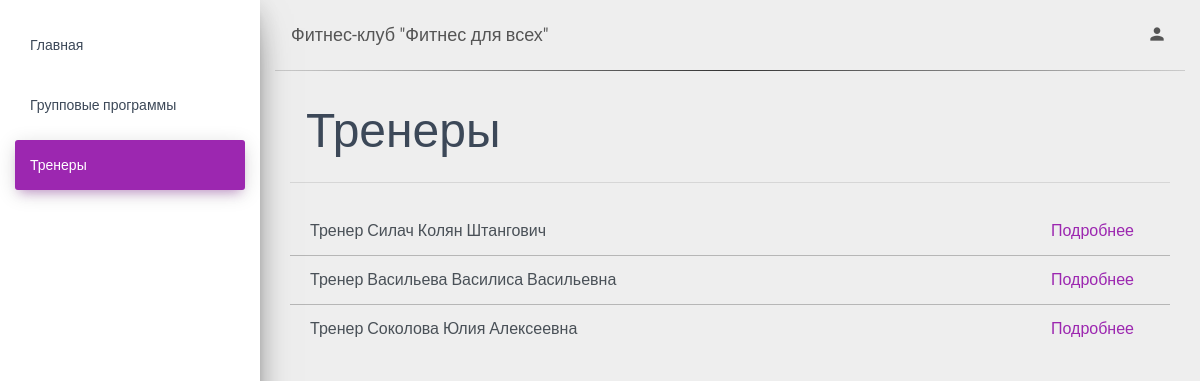
Screenshot of /trainers/ with the database file from the repository.
### apps/common/models.py (models this page shows, shortened)
class Trainer(models.Model):
    fitness_employee = models.OneToOneField(Employee, on_delete=models.RESTRICT)
    description = models.CharField(max_length=1000, null=True, blank=True)
    def __str__(self):
        return f"Тренер {self.fitness_employee.fitness_user.full_name}"

class Employee(models.Model):
    fitness_user = models.OneToOneField(FitnessUser, on_delete=models.RESTRICT)
    position = models.ForeignKey(Position, on_delete=models.RESTRICT)
    employment_history_book_id = models.CharField(max_length=7, null=True, blank=True)
    class Meta:
        ordering = ["position", "fitness_user__full_name"]

class FitnessUser(models.Model):
    SEX = (
        ("м", "Мужской"),
        ("ж", "Женский"),
        ("н", "Не указано"),
    )
    user = models.OneToOneField(User, on_delete=models.RESTRICT, default=None)
    full_name = models.CharField(max_length=255)
    gender = models.CharField(max_length=1, choices=SEX, blank=True, default="н")
    phone_number = models.CharField(max_length=11, null=True, blank=True)
    birth_date = models.DateField(null=True, blank=True)
    class Meta:
        ordering = ["full_name"]

### apps/common/views.py (the view)
# urls.py: re_path(r'^trainers/$', views.TrainerListView.as_view(), name='trainers'),
class TrainerListView(generic.ListView):
    model = Trainer
    template_name = "trainer_list.html"
    paginate_by = 10

### templates/common/trainer_list.html (shortened to what this page needs)
{% extends 'base.html' %}
{% block content %}
    <div class="d-flex justify-content-between align-items-center">
        <h1 class="p-3" style="font-size: xxx-large">Тренеры</h1>
    </div>
    <hr class="mt-0 mb-4"/>
    <div class="list-group list-group-flush">
        {% for trainer in trainer_list %}
            <div class="list-group-item list-group-item-action d-flex justify-content-between align-items-center">
                <div>{{ trainer }}</div>
                <div>
                    <div style="margin-right: 1em;"><a href="{% url 'trainer-detail' pk=trainer.id %}">Подробнее</a>
                    </div>
                </div>
            </div>
        {% endfor %}
    </div>
{% endblock %}

### static/assets/css/custom.css (style rules this page uses)
.list-group-flush:first-child, .list-group-item:first-child { border-top: 0; }

### rows the page displays
Trainer: fitness_employee.full_name "Тренер Силач Колян Штангович"
Trainer: fitness_employee.full_name "Тренер Васильева Василиса Васильевна"
Trainer: fitness_employee.full_name "Тренер Соколова Юлия Алексеевна"
